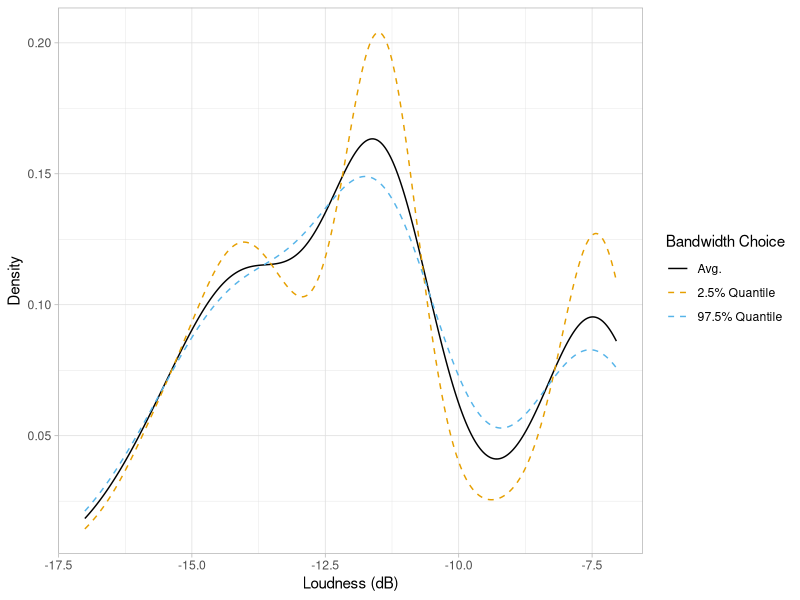

This chart was generated by the following R code: (Note: this script raises an error after producing the figure.)
#Here we demonstrate viewing the bandwidth
#in a smoothed density plot as as an estimator.
#We can use the bootstrap
#to generate many different bandwidths.

#We'll consider the spotify dataset discussed in the paper:
spotify = read.csv("data/datasets for examples/spotify.csv")

#generate 1000 bootstrapped datasets
set.seed(123)
bootData = list(length = 1000)
for(i in 1:1000){
	bootData[[i]] = spotify[sample(1:nrow(spotify),
		size = nrow(spotify), replace = TRUE),]
}
#compute binwidth for each bootstrapped dataset
bootBands = vector(length = 1000)
for(i in 1:1000){
	bootBands[i] = density(bootData[[i]]$loudness)$bw
}

#95% "interval" of smoothed density plots,
#where we plot the smoothed density using the
#mean, 2.5% quantile, and 97.5% quantile of the bandwidths.
#This generates Figure 6 from the paper.
library(tidyverse)
library(ggthemes)

lineCols = c("Avg." = colorblind_pal()(3)[1],
			"2.5% Quantile" = colorblind_pal()(3)[2],
			"97.5% Quantile" = colorblind_pal()(3)[3])
lineTypes = c("Avg." = 1,
			"2.5% Quantile" = 2,
			"97.5% Quantile" = 2)
names(lineCols) = factor(names(lineCols),
	levels = c("Avg.", "2.5% Quantile", "97.5% Quantile"))

bandwidthPlot = ggplot(spotify, aes(loudness)) +
	#average bandwidth
	stat_density(bw = mean(bootBands),
		geom = "line", position = "identity",
		aes(color = "Avg.", linetype = "Avg.")) +
	#lower 2.5% bandwidth
	stat_density(bw = as.numeric(quantile(bootBands, prob = 0.025)),
		geom = "line", position = "identity",
		aes(color = "2.5% Quantile", linetype = "2.5% Quantile")) +
	#upper 97.5% bandwidth
	stat_density(bw = as.numeric(quantile(bootBands, prob = 0.975)),
		geom = "line", position = "identity",
		aes(color = "97.5% Quantile", linetype = "97.5% Quantile")) +
	theme_light() +
	labs(x = "Loudness (dB)", y = "Density") +
	scale_colour_manual(name="Bandwidth Choice", values=lineCols,
		limits = c("Avg.", "2.5% Quantile", "97.5% Quantile")) +
	scale_linetype_manual(name="Bandwidth Choice", values=lineTypes,
		limits = c("Avg.", "2.5% Quantile", "97.5% Quantile"))
bandwidthPlot
cowplot::save_plot("figs/bandwidthPlot.pdf",
                   bandwidthPlot, ncol = 1, nrow = 1)
